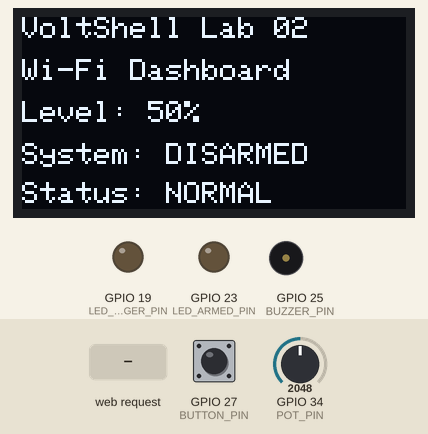
This sketch was run on a simulated ESP32. Shown: 128×64 one-colour display, output pins drawn as LEDs (lit = HIGH), buzzer (waves = sounding, pin HIGH). The test bench sets the inputs (shaded band); at power-on: GPIO 27 (BUTTON_PIN) HIGH, GPIO 34 (POT_PIN) = 2048. What the sketch prints to the serial monitor is not drawn.

Above: at 2.7 s.
2.8 s: GPIO 27 (BUTTON_PIN) pulled LOW for 0.15 s
At 4.0 s:
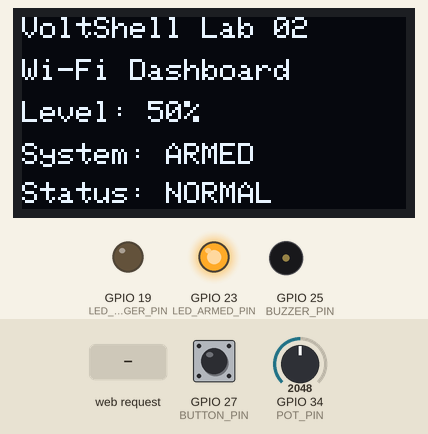
4.6 s: GPIO 34 (POT_PIN) set to 2475
6.4 s: GPIO 34 (POT_PIN) set to 2561
At 6.79 s:
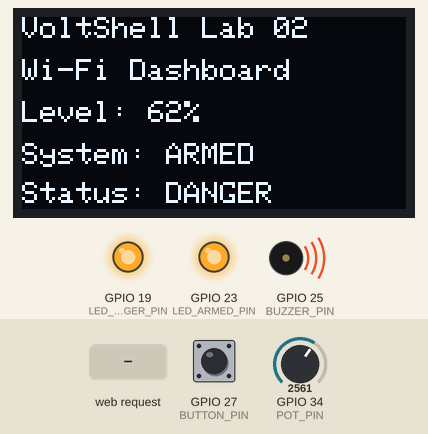
8.3 s: HTTP request GET /disarm received
At 9.5 s:
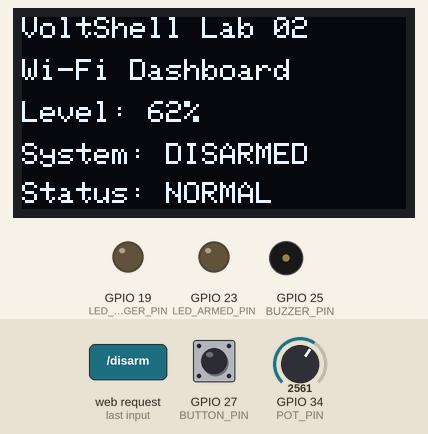
10.0 s: HTTP request GET /arm received
At 10.09 s:
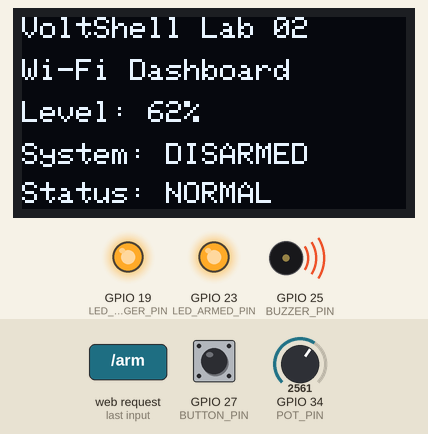
11.6 s: GPIO 34 (POT_PIN) set to 2047
At 12.3 s:
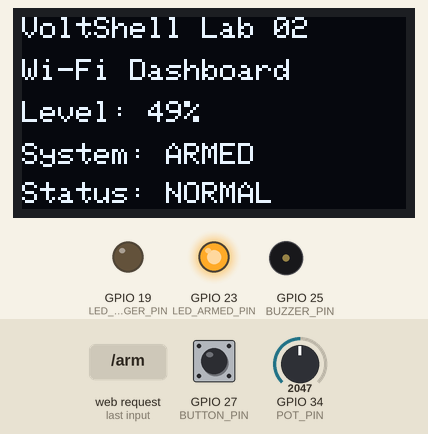
Timing chart, 0 to 14.3 s (numbered marks = the images above; inputs shaded):
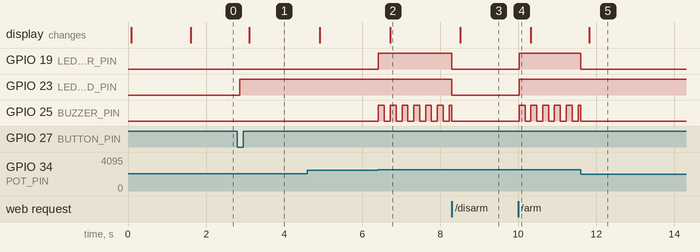

Measured:
- the behaviour switches between 2500 and 2501 on GPIO 34 (POT_PIN) (found by bisection; images 1 and 2)
- after the input at 2.8 s, GPIO 23 (LED_ARMED_PIN): LOW → HIGH after 0.06 s; the display: changes after 0.31 s (image 1)
- after the input at 6.4 s, GPIO 19 (LED_DANGER_PIN): LOW → HIGH at once; GPIO 25 (BUZZER_PIN): alternates HIGH for 0.15 s and LOW for 0.15 s, starting at once; the display: changes after 0.32 s (image 2)
- after the input at 8.3 s, GPIO 19 (LED_DANGER_PIN), GPIO 23 (LED_ARMED_PIN): HIGH → LOW at once; the display: changes after 0.22 s (image 3)
- after the input at 10.0 s, GPIO 19 (LED_DANGER_PIN), GPIO 23 (LED_ARMED_PIN): LOW → HIGH at once; GPIO 25 (BUZZER_PIN): alternates HIGH for 0.15 s and LOW for 0.15 s, starting at once
- after the input at 11.6 s, GPIO 19 (LED_DANGER_PIN): HIGH → LOW at once; the display: changes after 0.23 s (image 5)

The sketch:

voltshell_lab02_wifi_dashboard.ino
```cpp
#include <WiFi.h>
#include <WebServer.h>
#include <Wire.h>
#include <Adafruit_GFX.h>
#include <Adafruit_SSD1306.h>

#define SCREEN_WIDTH 128
#define SCREEN_HEIGHT 64

#define OLED_SDA 21
#define OLED_SCL 22

#define LED_ARMED_PIN 23
#define LED_DANGER_PIN 19
#define BUZZER_PIN 25
#define BUTTON_PIN 27
#define POT_PIN 34

const char* apSSID = "VoltShell-Lab02";
const char* apPassword = "12345678";

WebServer server(80);
Adafruit_SSD1306 display(SCREEN_WIDTH, SCREEN_HEIGHT, &Wire, -1);

bool oledOK = false;

bool systemArmed = false;
int dangerThreshold = 2500;

bool lastButtonReading = HIGH;
bool buttonState = HIGH;
unsigned long lastDebounceTime = 0;
unsigned long debounceDelay = 50;

unsigned long lastBuzzerTime = 0;
bool buzzerState = LOW;

unsigned long lastDisplayUpdate = 0;

String getStatusText(int potValue) {
  if (systemArmed == true && potValue > dangerThreshold) {
    return "DANGER";
  } else {
    return "NORMAL";
  }
}

String getSystemText() {
  if (systemArmed == true) {
    return "ARMED";
  } else {
    return "DISARMED";
  }
}

void handleRoot() {
  int potValue = analogRead(POT_PIN);
  int percent = map(potValue, 0, 4095, 0, 100);

  String statusText = getStatusText(potValue);
  String systemText = getSystemText();

  String html = "";

  html += "<!DOCTYPE html>";
  html += "<html>";
  html += "<head>";
  html += "<meta name='viewport' content='width=device-width, initial-scale=1.0'>";
  html += "<meta http-equiv='refresh' content='1'>";
  html += "<title>VoltShell Lab 02</title>";

  html += "<style>";
  html += "body { font-family: Arial; background: #111827; color: white; text-align: center; padding: 25px; }";
  html += ".card { background: #1f2937; padding: 20px; border-radius: 15px; max-width: 400px; margin: auto; }";
  html += "h1 { color: #38bdf8; }";
  html += ".value { font-size: 28px; font-weight: bold; }";
  html += ".normal { color: #22c55e; }";
  html += ".danger { color: #ef4444; }";
  html += "button { padding: 14px 25px; margin: 10px; border: none; border-radius: 10px; font-size: 18px; cursor: pointer; }";
  html += ".arm { background: #22c55e; color: white; }";
  html += ".disarm { background: #ef4444; color: white; }";
  html += "</style>";

  html += "</head>";
  html += "<body>";

  html += "<div class='card'>";
  html += "<h1>VoltShell Lab 02</h1>";
  html += "<h2>ESP32 Wi-Fi Dashboard</h2>";

  html += "<p>Sensor Level</p>";
  html += "<div class='value'>";
  html += String(percent);
  html += "%</div>";

  html += "<p>System</p>";
  html += "<div class='value'>";
  html += systemText;
  html += "</div>";

  html += "<p>Status</p>";

  if (statusText == "DANGER") {
    html += "<div class='value danger'>DANGER</div>";
  } else {
    html += "<div class='value normal'>NORMAL</div>";
  }

  html += "<br>";

  html += "<a href='/arm'><button class='arm'>ARM</button></a>";
  html += "<a href='/disarm'><button class='disarm'>DISARM</button></a>";

  html += "<p style='font-size:12px; color:#9ca3af;'>Physical button: GPIO27</p>";
  html += "<p style='font-size:12px; color:#9ca3af;'>Build in Public | VoltShell Labs</p>";

  html += "</div>";
  html += "</body>";
  html += "</html>";

  server.send(200, "text/html", html);
}

void handleArm() {
  systemArmed = true;
  server.sendHeader("Location", "/");
  server.send(303);
}

void handleDisarm() {
  systemArmed = false;
  digitalWrite(BUZZER_PIN, LOW);
  digitalWrite(LED_DANGER_PIN, LOW);
  server.sendHeader("Location", "/");
  server.send(303);
}

void handleButton() {
  int reading = digitalRead(BUTTON_PIN);

  if (reading != lastButtonReading) {
    lastDebounceTime = millis();
  }

  if ((millis() - lastDebounceTime) > debounceDelay) {
    if (reading != buttonState) {
      buttonState = reading;

      if (buttonState == LOW) {
        systemArmed = !systemArmed;

        if (systemArmed == false) {
          digitalWrite(BUZZER_PIN, LOW);
          digitalWrite(LED_DANGER_PIN, LOW);
          buzzerState = LOW;
        }
      }
    }
  }

  lastButtonReading = reading;
}

void updateOLED(int potValue) {
  if (oledOK == false) {
    return;
  }

  if (millis() - lastDisplayUpdate < 300) {
    return;
  }

  lastDisplayUpdate = millis();

  int percent = map(potValue, 0, 4095, 0, 100);

  display.clearDisplay();
  display.setTextSize(1);
  display.setTextColor(SSD1306_WHITE);

  display.setCursor(0, 0);
  display.println("VoltShell Lab 02");

  display.setCursor(0, 14);
  display.println("Wi-Fi Dashboard");

  display.setCursor(0, 28);
  display.print("Level: ");
  display.print(percent);
  display.println("%");

  display.setCursor(0, 42);
  display.print("System: ");

  if (systemArmed == true) {
    display.println("ARMED");
  } else {
    display.println("DISARMED");
  }

  display.setCursor(0, 55);
  display.print("Status: ");

  if (systemArmed == true && potValue > dangerThreshold) {
    display.println("DANGER");
  } else {
    display.println("NORMAL");
  }

  display.display();
}

void handleAlarmLogic(int potValue) {
  if (systemArmed == true) {
    digitalWrite(LED_ARMED_PIN, HIGH);
  } else {
    digitalWrite(LED_ARMED_PIN, LOW);
  }

  if (systemArmed == true && potValue > dangerThreshold) {
    digitalWrite(LED_DANGER_PIN, HIGH);

    if (millis() - lastBuzzerTime > 150) {
      lastBuzzerTime = millis();
      buzzerState = !buzzerState;
      digitalWrite(BUZZER_PIN, buzzerState);
    }

  } else {
    digitalWrite(LED_DANGER_PIN, LOW);
    digitalWrite(BUZZER_PIN, LOW);
    buzzerState = LOW;
  }
}

void setup() {
  pinMode(LED_ARMED_PIN, OUTPUT);
  pinMode(LED_DANGER_PIN, OUTPUT);
  pinMode(BUZZER_PIN, OUTPUT);
  pinMode(BUTTON_PIN, INPUT_PULLUP);

  digitalWrite(LED_ARMED_PIN, LOW);
  digitalWrite(LED_DANGER_PIN, LOW);
  digitalWrite(BUZZER_PIN, LOW);

  Serial.begin(115200);

  Wire.begin(OLED_SDA, OLED_SCL);

  if (display.begin(SSD1306_SWITCHCAPVCC, 0x3C)) {
    oledOK = true;

    display.clearDisplay();
    display.setTextColor(SSD1306_WHITE);
    display.setTextSize(1);

    display.setCursor(0, 0);
    display.println("VoltShell Lab 02");
    display.setCursor(0, 15);
    display.println("Starting Wi-Fi...");
    display.display();

  } else {
    oledOK = false;
  }

  WiFi.softAP(apSSID, apPassword);

  Serial.println();
  Serial.println("VoltShell Lab 02 Started");
  Serial.print("Wi-Fi Name: ");
  Serial.println(apSSID);
  Serial.print("Password: ");
  Serial.println(apPassword);
  Serial.print("IP Address: ");
  Serial.println(WiFi.softAPIP());

  server.on("/", handleRoot);
  server.on("/arm", handleArm);
  server.on("/disarm", handleDisarm);

  server.begin();

  if (oledOK == true) {
    display.clearDisplay();
    display.setCursor(0, 0);
    display.println("Wi-Fi Ready");
    display.setCursor(0, 15);
    display.println("VoltShell-Lab02");
    display.setCursor(0, 30);
    display.println("IP: 192.168.4.1");
    display.display();
  }

  delay(1500);
}

void loop() {
  server.handleClient();

  int potValue = analogRead(POT_PIN);

  handleButton();
  handleAlarmLogic(potValue);
  updateOLED(potValue);
}
```
